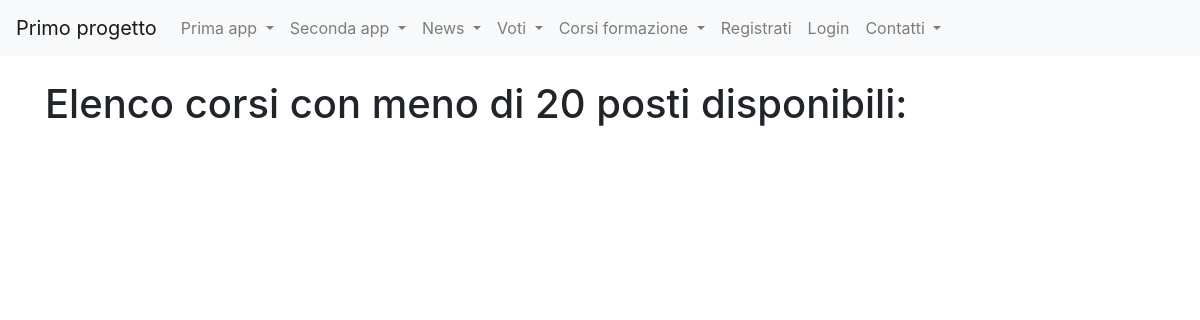
Page /corsi_formazione/view_d on the earlier database version.
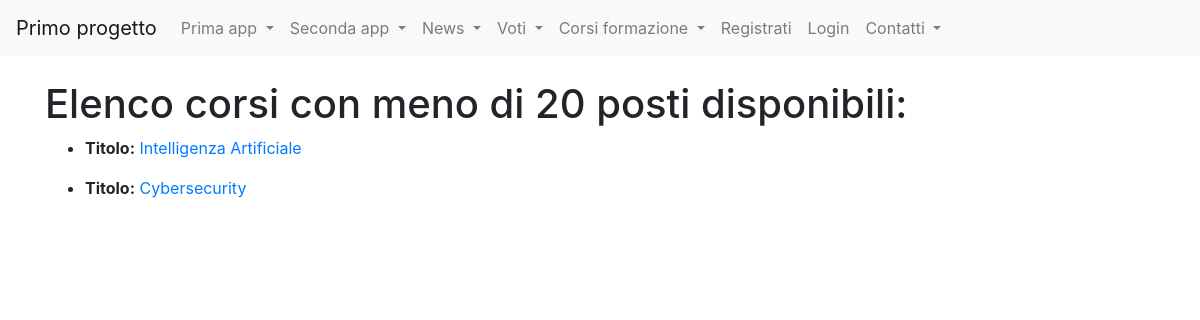
Same page on the later database version.
### corsi_formazione/models.py (models this page shows, shortened)
class Corso(models.Model):
    titolo=models.CharField(max_length=20)
    descrizione=models.TextField()
    data_inizio=models.DateField(default=datetime.now(),blank=True)
    data_fine=models.DateField(default=datetime.now(),blank=True)
    posti_disponibili=models.IntegerField(default=0)
    class Meta:
        verbose_name = "Corso"
        verbose_name_plural = "Corsi"

### corsi_formazione/views.py (the view)
# urls.py: path('view_d',view_d, name="view_d"),
def view_d(request):
    elenco_corsi = Corso.objects.filter(posti_disponibili__lte=20)
    context={"elenco_corsi":elenco_corsi}
    return render(request,"view_d.html",context)

### corsi_formazione/templates/view_d.html (shortened to what this page needs)
{%extends "base.html"%}
{%block content%}
    <h1>Elenco corsi con meno di 20 posti disponibili: </h1>
    {% for corso in elenco_corsi %}
        <ul>
            <strong><li>Titolo:</strong>
                <a href="/corsi_formazione/view_b/{{corso.id}}">{{corso.titolo}}</a>
        </ul>
    {% endfor %}
{%endblock content%}

Differences in the rows shown:
added Corso: titolo "Intelligenza Artificiale"
added Corso: titolo "Cybersecurity"
